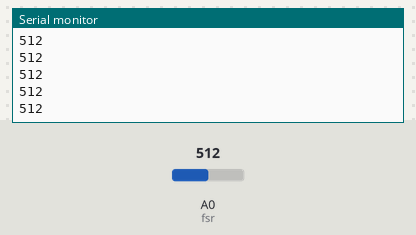
The sketch below on a simulated Arduino Uno, built with avr-gcc and run on an emulated ATmega328P. On the bench: the last lines printed to the serial monitor. The inputs (shaded band) are chosen by the test bench; at power-on: A0 (fsr) = 512.

Above: at 1.2 s.
1.3 s: A0 (fsr) set to 716
At 2.4 s:
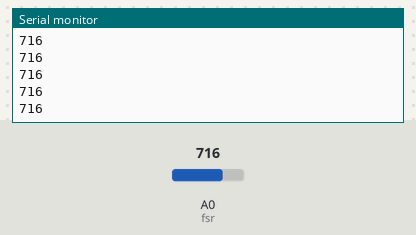
2.8 s: A0 (fsr) set to 900
At 3.6 s:
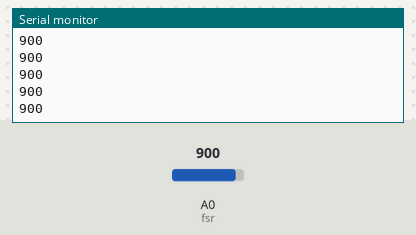
Timing chart, 0 to 5.8 s (numbered marks = the images above; inputs shaded):
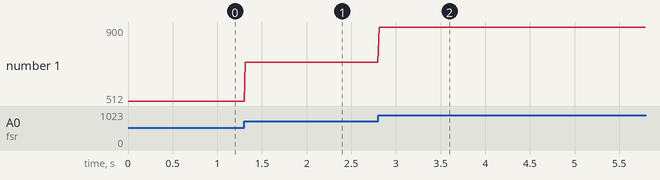

Measured:
- after the input at 1.3 s, the serial monitor: prints a new line at once (image 1)
- after the input at 2.8 s, the serial monitor: prints a new line at once (image 2)
- plotted number 1: 512 → 716 after the input at 1.3 s, 716 → 900 after the input at 2.8 s

The sketch:

fsr.ino
```cpp
int fsr = 0;
int fsrv;

void setup(){
  Serial.begin(9600);
}

void loop(){
  fsrv = analogRead(fsr);
  Serial.println(fsrv);
  delay(15);
}
```
